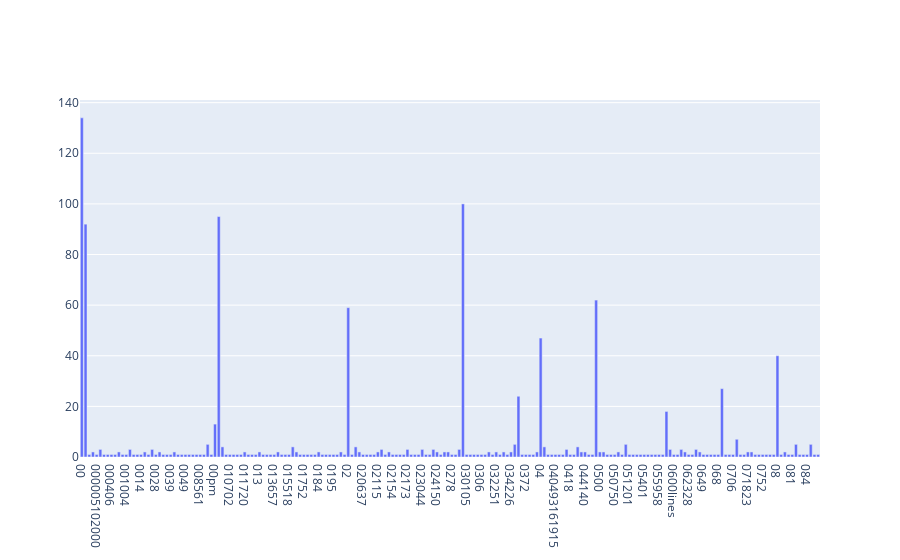

Write notebook code for a chart like this one.
### Code cell
import plotly.graph_objects as go

fig = go.Figure(go.Bar(
                x=count_vect.get_feature_names()[:200],
                y=term_frequencies[:200],
                orientation='v'))
fig.show()

### Figure 1 — Plotly figure (JSON) as saved in the notebook; plotly's stock layout.template omitted (floating-point values rounded to 4 significant figures; data arrays with more than 128 entries replaced by an {"elided": "..."} marker saying what was removed)
{"data": [{"orientation": "v", "type": "bar", "x": {"elided": "200 str values"}, "y": {"elided": "200 int values"}}], "layout": {}}
